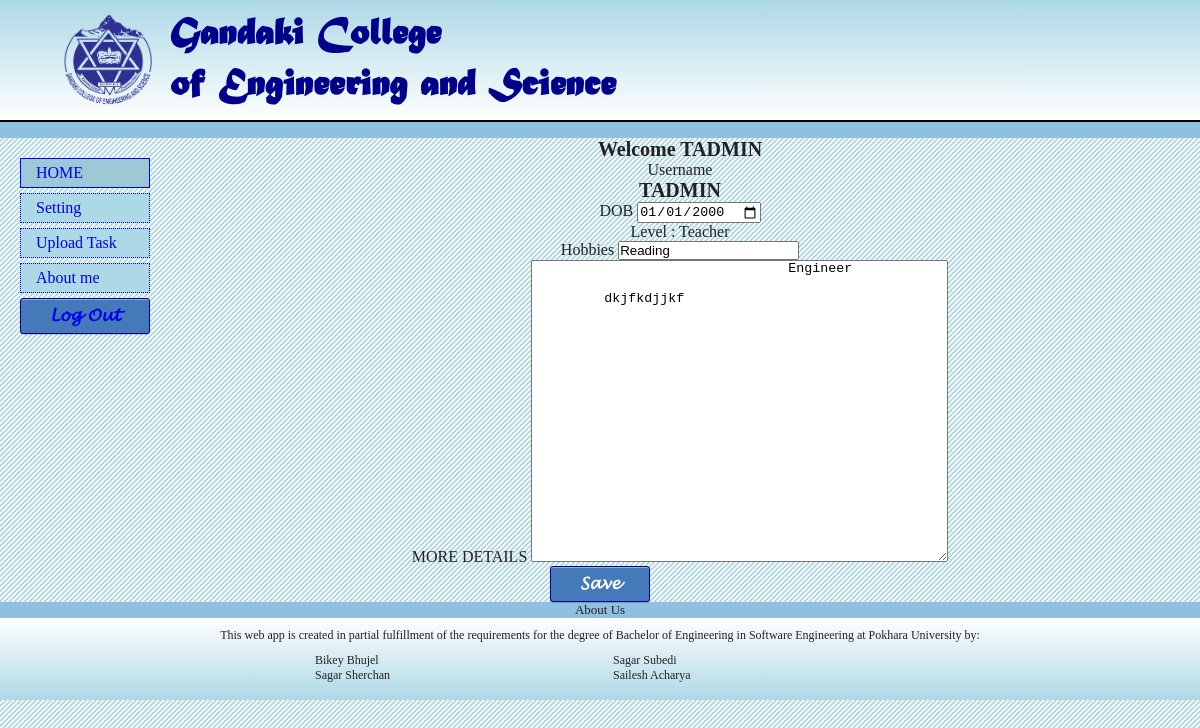
/aboutteacher.php (signed in), run on the app's committed database.
### tables this page shows
CREATE TABLE IF NOT EXISTS `teacherlist` (
  `id` int(11) NOT NULL AUTO_INCREMENT,
  `Username` varchar(50) NOT NULL,
  `email` varchar(30) NOT NULL DEFAULT 'something@something.com',
  `Password` varchar(200) NOT NULL,
  `about` varchar(500) DEFAULT 'Engineer',
  `loginstatus` int(1) DEFAULT '0',
  `Hobbies` varchar(200) DEFAULT 'Reading',
  `DOB` date DEFAULT '2000-01-01',
  `Secret` varchar(200) NOT NULL,
  `count` int(11) NOT NULL DEFAULT '0',
  PRIMARY KEY (`id`)
);

### aboutteacher.php (the view, shortened to what this page needs)
<head>
	<link rel="stylesheet" href="stylesheet/general.css">
        <link rel="stylesheet" href="stylesheet/button.css">
        <link rel="stylesheet" href="include/header1.css">
        <link rel="stylesheet" href="include/footer.css">
        <link rel="stylesheet" href="stylesheet/dashboard.css">
    </head>
   <?php
   include_once("include/head.php");
   include("dashboard.php");
   $teacher=strtoupper($_SESSION['loginuser']);
   echo "<center><h1>Welcome $teacher</h1><center>";
   ?>
<form action="teachertest.php"  method="post" style="text-align: center">
      <label name="username">
       Username <?php  $teacher=strtoupper($_SESSION['loginuser']);
		echo "<h1>{$teacher}</h1>";
       ?>
       </label>
       <label>
	 DOB <input type="date" name="DOB" value="<?php get1('DOB');?>" /><br/>
	</label>
	 <label>
	    Level : Teacher<br/>
	 </label>
	<label>
	   Hobbies <input type="text" name="hobbies" value="<?php get1('Hobbies');?>" /><br/>
	 </label>
        <label>MORE DETAILS
       <textarea COLS=50 rows=20 name="about">
	 	<?php
	     get1('about');
		?>
       </textarea><br/>
      </label>
    <input type="submit" value="Save" class="button" onClick="checksave()">
</form>
<?php
				     function get1($value1){
					    global  $teacher;
				   		 $query1="SELECT * FROM teacherlist";
						  $result1=mysql_query($query1);
						 $result1_numrows=mysql_num_rows($result1);
						 for($i=0; $i<$result1_numrows;$i++){
						 $result1_fetchrows=mysql_fetch_array($result1);
						  $user=$result1_fetchrows['Username'];
							  if ((strtoupper($user))==$teacher){
							     $user1=$result1_fetchrows[$value1] or die(mysql_error());
							   echo $user1;
							     break;
							      }
						 }
				 }
				 include "include/footer.php";
				 ?>

### stylesheet/general.css (style rules this page uses)
* { margin: 0px; padding: 0px; }
h1 { font: bold 20px Tahoma; }
body { background: linear-gradient(135deg, #ADD8E6 24%, #ffffff 26%, #ffffff 49%, #ADD8E6 51%, #ADD8E6 74%, #ffffff 76%); background-size: 5px 5px; background-attachment: fixed; color: #222222; }

### stylesheet/button.css (style rules this page uses)
.button { width: 100px; font: bold 16px myWebFont; padding: 6px; background: #4479BA; color: #ffffff; border: solid 1px darkblue; text-decoration: none; -webkit-border-radius: 3px; -moz-border-radius: 3px; -o-border-radius: 3px; border-radius: 3px; -webkit-box-shadow: inset 0 1px 0 rgba(255, 255, 255, 0.4), 0 1px 1px rgba(0, 0, 0, 0.2); -moz-box-shadow: inset 0 1px 0 rgba(255, 255, 255, 0.4), 0 1px 1px rgba(0, 0, 0, 0.2); -o-box-shadow: inset 0 1px 0 rgba(255, 255, 255, 0.4), 0 1px 1px rgba(0, 0, 0, 0.2); box-shadow: inset 0 1px 0 rgba(255, 255, 255, 0.4), 0 1px 1px rgba(0, 0, 0, 0.2); -webkit-user-select:none; -moz-user-select:none; -ms-user-select:none; user-select:none; }

### data on the page
teacherlist: DOB "01/01/2000", hobbies "Reading", about "Engineer dkjfkdjjkf"

### other printed values
$teacher "TADMIN"
